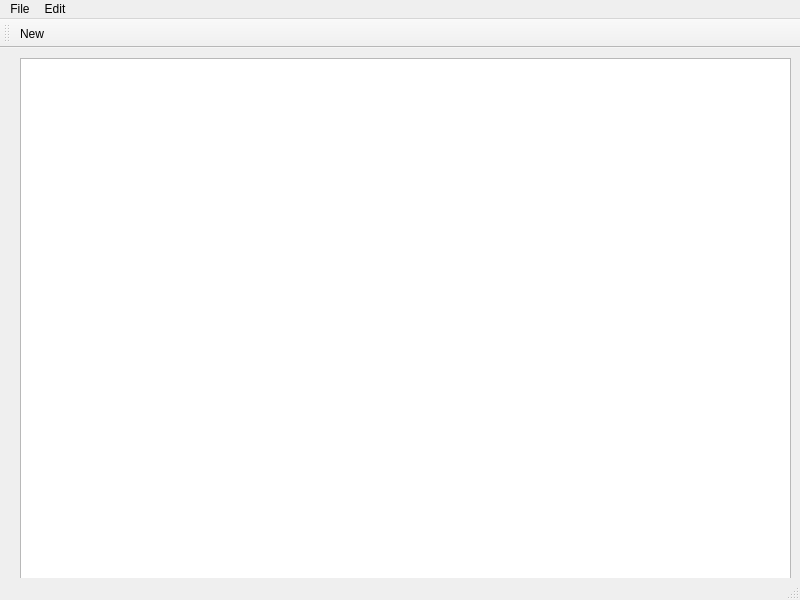
<?xml version="1.0" encoding="UTF-8"?>
<ui version="4.0">
 <class>MainWindow</class>
 <widget class="QMainWindow" name="MainWindow">
  <property name="geometry">
   <rect>
    <x>0</x>
    <y>0</y>
    <width>800</width>
    <height>600</height>
   </rect>
  </property>
  <property name="windowTitle">
   <string>MainWindow</string>
  </property>
  <property name="QToolbar" stdset="0">
   <string/>
  </property>
  <widget class="QWidget" name="centralwidget">
   <widget class="QWidget" name="verticalLayoutWidget">
    <property name="geometry">
     <rect>
      <x>20</x>
      <y>10</y>
      <width>771</width>
      <height>531</height>
     </rect>
    </property>
    <layout class="QVBoxLayout" name="verticalLayout">
     <item>
      <widget class="QTextEdit" name="textEdit"/>
     </item>
    </layout>
   </widget>
  </widget>
  <widget class="QMenuBar" name="menubar">
   <property name="geometry">
    <rect>
     <x>0</x>
     <y>0</y>
     <width>800</width>
     <height>20</height>
    </rect>
   </property>
   <widget class="QMenu" name="menuFile">
    <property name="title">
     <string>File</string>
    </property>
    <addaction name="actionNew"/>
    <addaction name="actionOpen"/>
    <addaction name="actionSave_As"/>
    <addaction name="actionPrint"/>
    <addaction name="actionExit"/>
   </widget>
   <widget class="QMenu" name="menuEdit">
    <property name="title">
     <string>Edit</string>
    </property>
    <addaction name="actionCopy"/>
    <addaction name="actionPaste"/>
    <addaction name="actionCut"/>
    <addaction name="actionRedo"/>
   </widget>
   <addaction name="menuFile"/>
   <addaction name="menuEdit"/>
  </widget>
  <widget class="QStatusBar" name="statusbar"/>
  <widget class="QToolBar" name="toolBar">
   <property name="windowTitle">
    <string>toolBar</string>
   </property>
   <attribute name="toolBarArea">
    <enum>TopToolBarArea</enum>
   </attribute>
   <attribute name="toolBarBreak">
    <bool>false</bool>
   </attribute>
   <addaction name="actionNew"/>
  </widget>
  <action name="actionNew">
   <property name="icon">
    <iconset>
     <normalon>:/imgs/new.png</normalon>
    </iconset>
   </property>
   <property name="text">
    <string>New</string>
   </property>
  </action>
  <action name="actionOpen">
   <property name="text">
    <string>Open</string>
   </property>
  </action>
  <action name="actionSave_As">
   <property name="text">
    <string>Save As</string>
   </property>
  </action>
  <action name="actionPrint">
   <property name="text">
    <string>Print</string>
   </property>
  </action>
  <action name="actionExit">
   <property name="text">
    <string>Exit</string>
   </property>
  </action>
  <action name="actionCopy">
   <property name="text">
    <string>Copy</string>
   </property>
  </action>
  <action name="actionPaste">
   <property name="text">
    <string>Paste</string>
   </property>
  </action>
  <action name="actionCut">
   <property name="text">
    <string>Cut</string>
   </property>
  </action>
  <action name="actionRedo">
   <property name="text">
    <string>Redo</string>
   </property>
  </action>
 </widget>
 <resources/>
 <connections/>
</ui>
